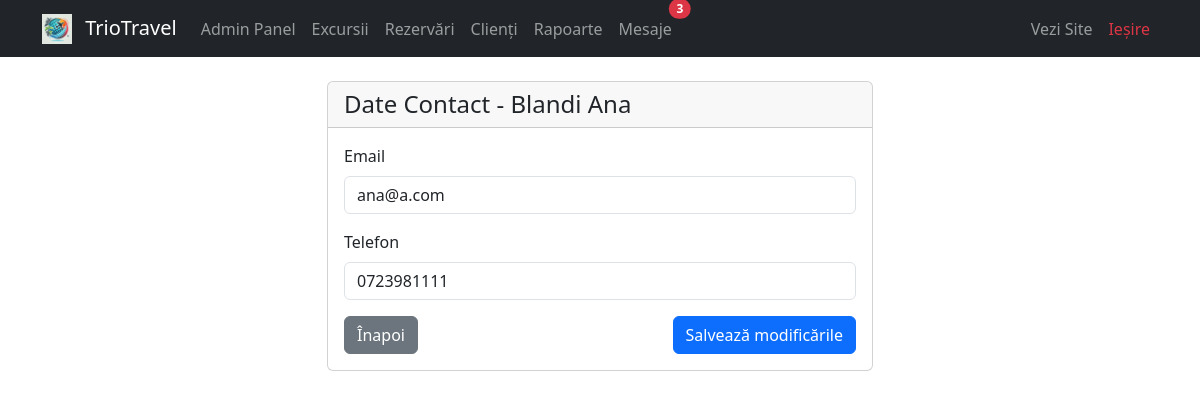
The page /admin/edit_client.php?id=117 (signed in) on the database its author committed.
### tables this page shows
CREATE TABLE IF NOT EXISTS `clienti` (
  `id` int NOT NULL AUTO_INCREMENT,
  `prenume` varchar(50) NOT NULL,
  `nume` varchar(50) NOT NULL,
  `email` varchar(100) NOT NULL,
  `telefon` varchar(20) DEFAULT NULL,
  `numar_identitate` varchar(20) NOT NULL,
  `este_client_top` tinyint(1) DEFAULT '0',
  `creat_la` timestamp NULL DEFAULT CURRENT_TIMESTAMP,
  PRIMARY KEY (`id`),
  UNIQUE KEY `numar_identitate` (`numar_identitate`)
);

### admin/edit_client.php (the view, shortened to what this page needs)
<?php
require_once '../conexiune.php';
$id = isset($_GET['id']) ? (int)$_GET['id'] : 0;
$sql = "SELECT * FROM clienti WHERE id = ?";
$stmt = $conn->prepare($sql);
$stmt->bind_param("i", $id);
$stmt->execute();
$result = $stmt->get_result();
$client = $result->fetch_assoc();
?>
<!DOCTYPE html>
<html lang="ro">
<head>
    <link href="https://cdn.jsdelivr.net/npm/bootstrap@5.3.0/dist/css/bootstrap.min.css" rel="stylesheet">
</head>
<body>
    <?php require 'navbar.php'; ?>
    <div class="container mt-4">
        <div class="row justify-content-center">
            <div class="col-md-6">
                <div class="card">
                    <div class="card-header">
                        <h4 class="mb-0">Date Contact - <?php echo htmlspecialchars($client['nume'] . ' ' . $client['prenume']); ?></h4>
                    </div>
                    <div class="card-body">
                        <form method="post">
                            <div class="mb-3">
                                <label for="email" class="form-label">Email</label>
                                <input type="email" class="form-control" id="email" name="email"
                                       value="<?php echo htmlspecialchars($client['email']); ?>" required>
                            </div>
                            <div class="mb-3">
                                <label for="telefon" class="form-label">Telefon</label>
                                <input type="tel" class="form-control" id="telefon" name="telefon"
                                       value="<?php echo htmlspecialchars($client['telefon']); ?>" required>
                            </div>
                            <div class="d-flex justify-content-between">
                                <a href="clienti.php" class="btn btn-secondary">Înapoi</a>
                                <button type="submit" class="btn btn-primary">Salvează modificările</button>
                            </div>
                        </form>
                    </div>
                </div>
            </div>
        </div>
    </div>
</body>
</html>

### rows shown on the page
clienti: nume+prenume "Blandi Ana", email "ana@a.com", telefon "0723981111"

### other values the page prints
$mesaje_necitite "3"
